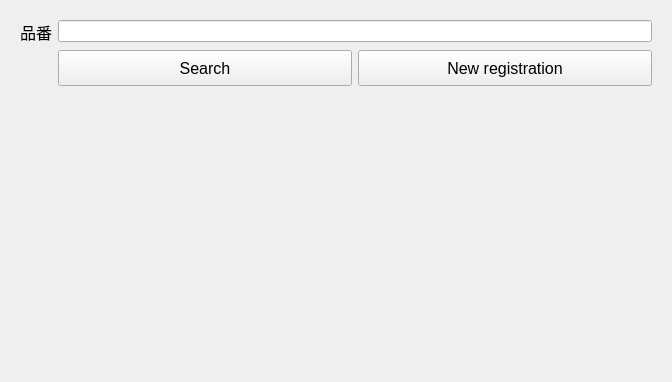
<?xml version="1.0" encoding="UTF-8"?>
<ui version="4.0">
 <class>CADWidget</class>
 <widget class="QWidget" name="CADWidget">
  <property name="geometry">
   <rect>
    <x>0</x>
    <y>0</y>
    <width>672</width>
    <height>382</height>
   </rect>
  </property>
  <property name="windowTitle">
   <string>Form</string>
  </property>
  <layout class="QGridLayout" name="gridLayout">
   <item row="0" column="0">
    <widget class="QWidget" name="widget" native="true">
     <property name="minimumSize">
      <size>
       <width>600</width>
       <height>0</height>
      </size>
     </property>
     <layout class="QFormLayout" name="formLayout">
      <item row="3" column="0">
       <widget class="QLabel" name="label_12">
        <property name="font">
         <font>
          <pointsize>12</pointsize>
         </font>
        </property>
        <property name="text">
         <string>品番</string>
        </property>
       </widget>
      </item>
      <item row="4" column="1">
       <layout class="QHBoxLayout" name="horizontalLayout_2">
        <item>
         <widget class="QPushButton" name="search">
          <property name="minimumSize">
           <size>
            <width>0</width>
            <height>36</height>
           </size>
          </property>
          <property name="font">
           <font>
            <pointsize>12</pointsize>
           </font>
          </property>
          <property name="text">
           <string>Search</string>
          </property>
         </widget>
        </item>
        <item>
         <widget class="QPushButton" name="regist">
          <property name="minimumSize">
           <size>
            <width>0</width>
            <height>36</height>
           </size>
          </property>
          <property name="font">
           <font>
            <pointsize>12</pointsize>
           </font>
          </property>
          <property name="text">
           <string>New registration</string>
          </property>
         </widget>
        </item>
       </layout>
      </item>
      <item row="3" column="1">
       <widget class="QLineEdit" name="lineEdit"/>
      </item>
     </layout>
    </widget>
   </item>
  </layout>
 </widget>
 <resources/>
 <connections/>
</ui>
